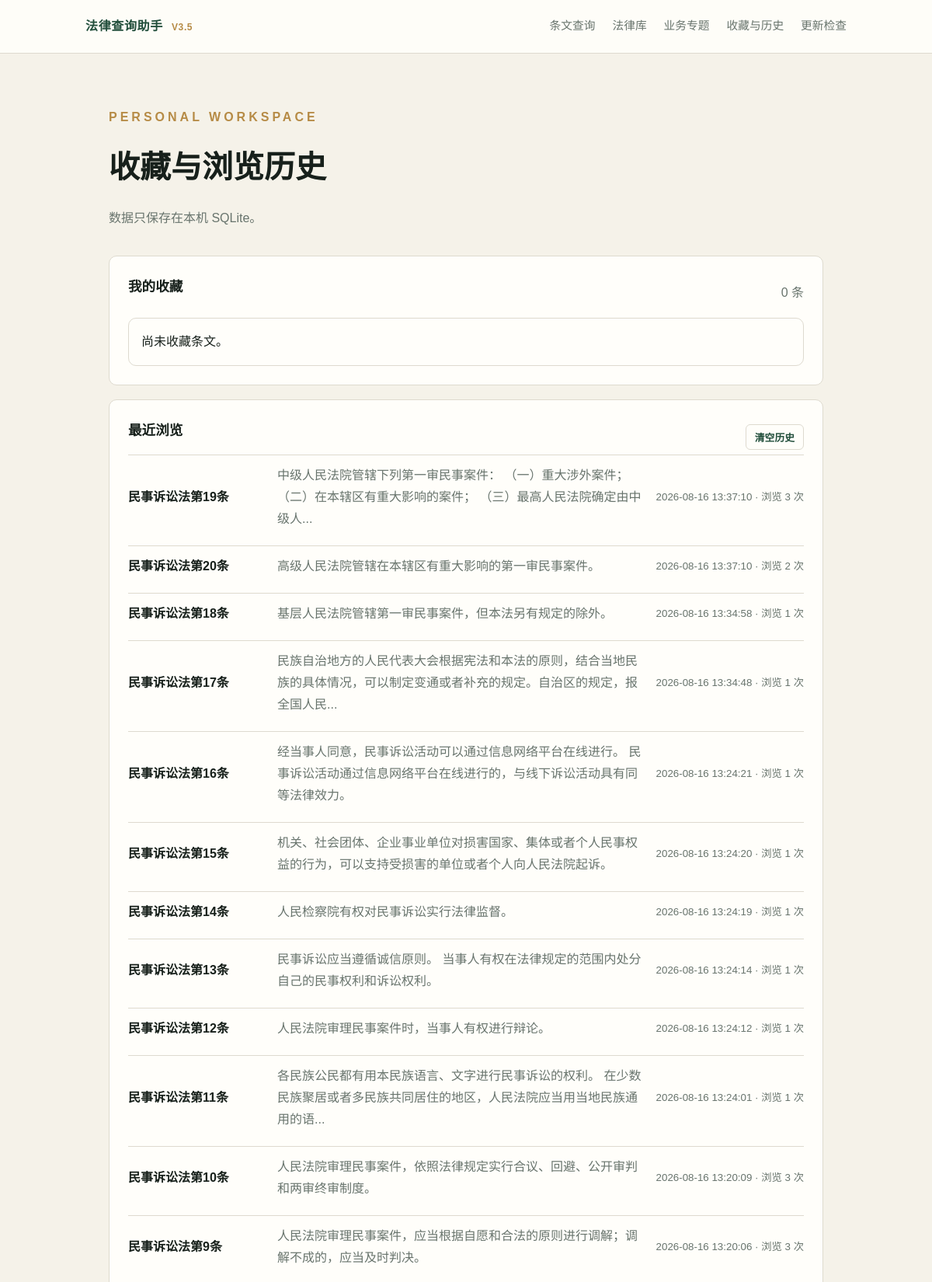
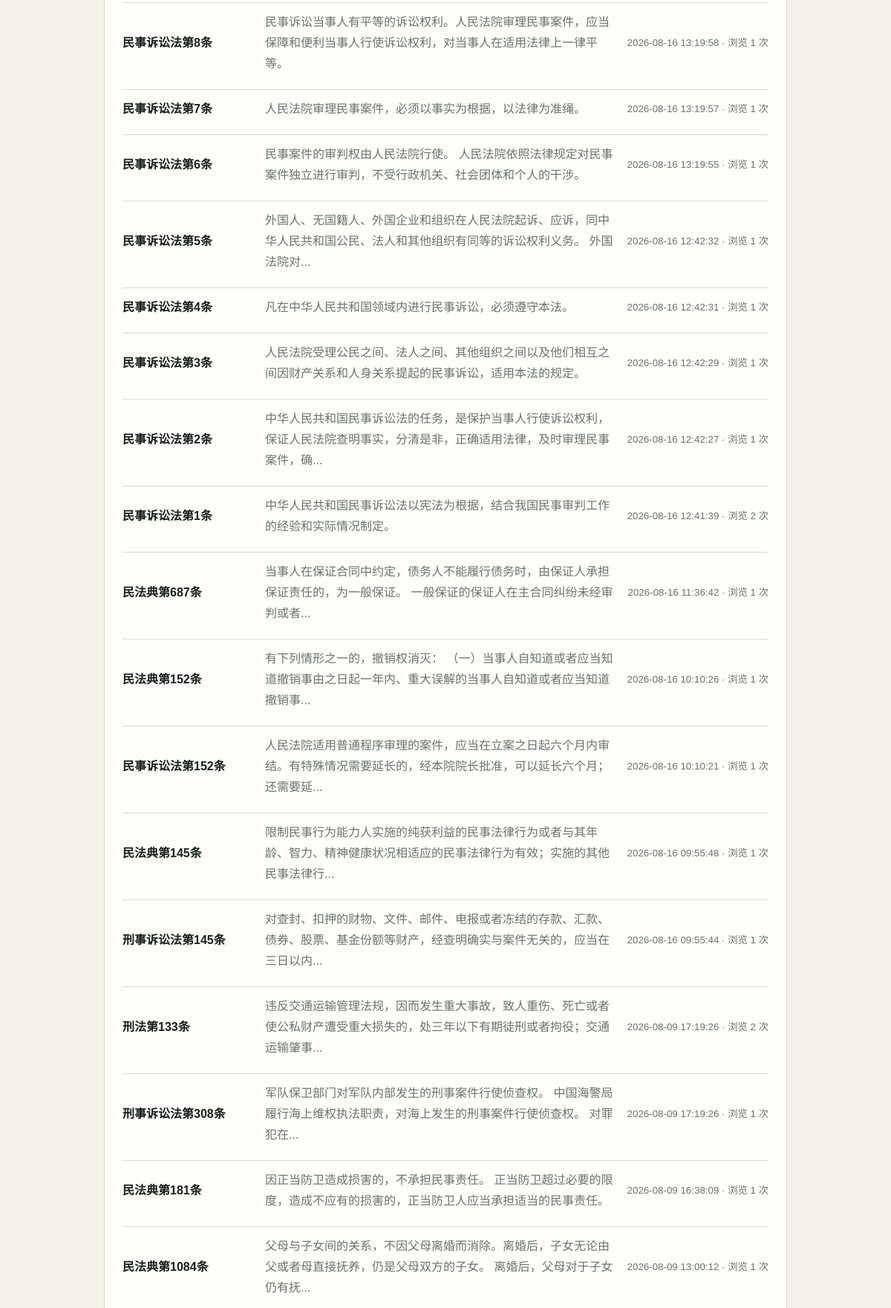
/workspace (upper part), run on the app's committed database (2 pictures, top to bottom).
### tables this page shows
CREATE TABLE browsing_history (
    law_id INTEGER NOT NULL,
    article_no INTEGER NOT NULL,
    view_count INTEGER NOT NULL DEFAULT 1,
    viewed_at TEXT NOT NULL DEFAULT CURRENT_TIMESTAMP,
    PRIMARY KEY (law_id, article_no),
    FOREIGN KEY (law_id) REFERENCES laws(id) ON DELETE CASCADE
);

CREATE TABLE laws (
    id INTEGER PRIMARY KEY AUTOINCREMENT,
    slug TEXT NOT NULL UNIQUE,
    title TEXT NOT NULL,
    short_name TEXT NOT NULL DEFAULT '',
    issuing_authority TEXT NOT NULL DEFAULT '',
    jurisdiction TEXT NOT NULL DEFAULT '中国',
    category TEXT NOT NULL DEFAULT '法律',
    status TEXT NOT NULL DEFAULT 'effective',
    promulgation_date TEXT,
    effective_date TEXT,
    expiry_date TEXT,
    source_url TEXT NOT NULL DEFAULT '',
    description TEXT NOT NULL DEFAULT '',
    created_at TEXT NOT NULL DEFAULT CURRENT_TIMESTAMP,
    updated_at TEXT NOT NULL DEFAULT CURRENT_TIMESTAMP
);

CREATE TABLE articles (
    id INTEGER PRIMARY KEY AUTOINCREMENT,
    law_version_id INTEGER NOT NULL,
    article_no INTEGER NOT NULL,
    title TEXT NOT NULL DEFAULT '',
    content TEXT NOT NULL,
    book TEXT NOT NULL DEFAULT '',
    chapter TEXT NOT NULL DEFAULT '',
    keywords TEXT NOT NULL DEFAULT '',
    related_articles TEXT NOT NULL DEFAULT '',
    created_at TEXT NOT NULL DEFAULT CURRENT_TIMESTAMP,
    updated_at TEXT NOT NULL DEFAULT CURRENT_TIMESTAMP,
    FOREIGN KEY (law_version_id) REFERENCES law_versions(id) ON DELETE CASCADE,
    UNIQUE (law_version_id, article_no)
);

### app.py (the view)
    @app.get("/workspace")
    def personal_workspace():
        db = get_db()
        favorites = db.execute(
            """
            SELECT f.created_at, f.article_no, l.slug AS law_slug, l.title AS law_title,
                   l.short_name AS law_short_name, a.title, a.content
            FROM favorites f JOIN laws l ON l.id=f.law_id
            LEFT JOIN law_versions v ON v.law_id=l.id AND v.is_current=1
            LEFT JOIN articles a ON a.law_version_id=v.id AND a.article_no=f.article_no
            ORDER BY f.created_at DESC
            """
        ).fetchall()
        history = db.execute(
            """
            SELECT h.viewed_at, h.view_count, h.article_no, l.slug AS law_slug,
                   l.title AS law_title, l.short_name AS law_short_name, a.title, a.content
            FROM browsing_history h JOIN laws l ON l.id=h.law_id
            LEFT JOIN law_versions v ON v.law_id=l.id AND v.is_current=1
            LEFT JOIN articles a ON a.law_version_id=v.id AND a.article_no=h.article_no
            ORDER BY h.viewed_at DESC LIMIT 100
            """
        ).fetchall()
        return render_template("workspace.html", favorites=favorites, history=history)

### db.py (called while the page is built)
def get_db() -> sqlite3.Connection:
    if "db" not in g:
        db_path = Path(current_app.config["DATABASE"])
        db_path.parent.mkdir(parents=True, exist_ok=True)
        g.db = sqlite3.connect(db_path)
        g.db.row_factory = sqlite3.Row
        g.db.execute("PRAGMA foreign_keys = ON")
    return g.db

### templates/workspace.html (shortened to what this page needs)
{% extends "base.html" %}
{% block content %}
  <div class="page-title"><p class="eyebrow">PERSONAL WORKSPACE</p><h1>收藏与浏览历史</h1><p>数据只保存在本机 SQLite。</p></div>
  <section class="panel">
    <div class="section-heading"><h2>我的收藏</h2><span>{{ favorites|length }} 条</span></div>
    {% if favorites %}<div class="saved-list">
      {% for item in favorites %}
        <a href="{{ url_for('article_detail', law_slug=item['law_slug'], article_no=item['article_no']) }}">
          <strong>{{ item['law_short_name'] or item['law_title'] }}第{{ item['article_no'] }}条</strong>
          <span>{{ item['title'] or (item['content'] or '')|truncate(80) }}</span>
        </a>
      {% endfor %}
    </div>{% else %}<div class="empty compact-empty">尚未收藏条文。</div>{% endif %}
  </section>
  <section class="panel">
    <div class="section-heading"><h2>最近浏览</h2>
      {% if history %}<form method="post" action="{{ url_for('clear_history') }}"><button class="text-button" type="submit">清空历史</button></form>{% endif %}
    </div>
    {% if history %}<div class="saved-list">
      {% for item in history %}
        <a href="{{ url_for('article_detail', law_slug=item['law_slug'], article_no=item['article_no']) }}">
          <strong>{{ item['law_short_name'] or item['law_title'] }}第{{ item['article_no'] }}条</strong>
          <span>{{ item['title'] or (item['content'] or '')|truncate(65) }}</span>
          <small>{{ item['viewed_at'] }} · 浏览 {{ item['view_count'] }} 次</small>
        </a>
      {% endfor %}
    </div>{% else %}<div class="empty compact-empty">还没有浏览记录。</div>{% endif %}
  </section>
{% endblock %}

### static/style.css (style rules this page uses)
:root { --ink: #17201b; --muted: #68746d; --paper: #f5f2e9; --card: #fffefa; --green: #214e3b; --gold: #b68b46; --line: #dedacf; }
* { box-sizing: border-box; }
body { margin: 0; color: var(--ink); background: var(--paper); font-family: "Microsoft YaHei", "PingFang SC", sans-serif; line-height: 1.75; }
.eyebrow { color: var(--gold); font-weight: 700; letter-spacing: .25em; }
button, .button-link { border: 0; background: var(--green); color: white; padding: 14px 26px; border-radius: 6px; cursor: pointer; font-weight: 700; text-decoration: none; }
.tips div, .panel, .article-card, .empty { background: var(--card); border: 1px solid var(--line); border-radius: 10px; padding: 24px; }
.section-heading { display: flex; justify-content: space-between; align-items: center; }
.section-heading span { color: var(--muted); }
.small-button, .text-button { padding: 6px 11px; background: transparent; border: 1px solid var(--line); color: var(--green); font-size: .8rem; }
.panel { margin-top: 18px; }
.panel h2 { font-size: 1.1rem; margin-top: 0; }
.page-title { margin-bottom: 34px; }
.page-title h1 { font-family: SimSun, serif; font-size: 2.5rem; margin: 5px 0; }
.page-title p:last-child { color: var(--muted); }
.saved-list { display: grid; gap: 8px; }
.saved-list a { display: grid; grid-template-columns: 180px 1fr auto; gap: 12px; align-items: center; color: inherit; text-decoration: none; padding: 12px 0; border-top: 1px solid var(--line); }
.saved-list span, .saved-list small { color: var(--muted); }
.compact-empty { padding: 16px; margin-top: 10px; }

### data on the page
browsing_history: short_name "民事诉讼法", article_no "19", content "中级人民法院管辖下列第一审民事案件： （一）重大涉外案件； （二）在本辖区有重大影响的案件； （三）最高人民法院确定由中级人...", viewed_at "2026-08-16 13:37:10", view_count "3"
browsing_history: short_name "民事诉讼法", article_no "20", content "高级人民法院管辖在本辖区有重大影响的第一审民事案件。", viewed_at "2026-08-16 13:37:10", view_count "2"
browsing_history: short_name "民事诉讼法", article_no "18", content "基层人民法院管辖第一审民事案件，但本法另有规定的除外。", viewed_at "2026-08-16 13:34:58", view_count "1"
browsing_history: short_name "民事诉讼法", article_no "17", content "民族自治地方的人民代表大会根据宪法和本法的原则，结合当地民族的具体情况，可以制定变通或者补充的规定。自治区的规定，报全国人民...", viewed_at "2026-08-16 13:34:48", view_count "1"
browsing_history: short_name "民事诉讼法", article_no "16", content "经当事人同意，民事诉讼活动可以通过信息网络平台在线进行。 民事诉讼活动通过信息网络平台在线进行的，与线下诉讼活动具有同等法律效力。", viewed_at "2026-08-16 13:24:21", view_count "1"
browsing_history: short_name "民事诉讼法", article_no "15", content "机关、社会团体、企业事业单位对损害国家、集体或者个人民事权益的行为，可以支持受损害的单位或者个人向人民法院起诉。", viewed_at "2026-08-16 13:24:20", view_count "1"
browsing_history: short_name "民事诉讼法", article_no "14", content "人民检察院有权对民事诉讼实行法律监督。", viewed_at "2026-08-16 13:24:19", view_count "1"
browsing_history: short_name "民事诉讼法", article_no "13", content "民事诉讼应当遵循诚信原则。 当事人有权在法律规定的范围内处分自己的民事权利和诉讼权利。", viewed_at "2026-08-16 13:24:14", view_count "1"
browsing_history: short_name "民事诉讼法", article_no "12", content "人民法院审理民事案件时，当事人有权进行辩论。", viewed_at "2026-08-16 13:24:12", view_count "1"
browsing_history: short_name "民事诉讼法", article_no "11", content "各民族公民都有用本民族语言、文字进行民事诉讼的权利。 在少数民族聚居或者多民族共同居住的地区，人民法院应当用当地民族通用的语...", viewed_at "2026-08-16 13:24:01", view_count "1"
browsing_history: short_name "民事诉讼法", article_no "10", content "人民法院审理民事案件，依照法律规定实行合议、回避、公开审判和两审终审制度。", viewed_at "2026-08-16 13:20:09", view_count "3"
browsing_history: short_name "民事诉讼法", article_no "9", content "人民法院审理民事案件，应当根据自愿和合法的原则进行调解；调解不成的，应当及时判决。", viewed_at "2026-08-16 13:20:06", view_count "3"
browsing_history: short_name "民事诉讼法", article_no "8", content "民事诉讼当事人有平等的诉讼权利。人民法院审理民事案件，应当保障和便利当事人行使诉讼权利，对当事人在适用法律上一律平等。", viewed_at "2026-08-16 13:19:58", view_count "1"
browsing_history: short_name "民事诉讼法", article_no "7", content "人民法院审理民事案件，必须以事实为根据，以法律为准绳。", viewed_at "2026-08-16 13:19:57", view_count "1"
browsing_history: short_name "民事诉讼法", article_no "6", content "民事案件的审判权由人民法院行使。 人民法院依照法律规定对民事案件独立进行审判，不受行政机关、社会团体和个人的干涉。", viewed_at "2026-08-16 13:19:55", view_count "1"
browsing_history: short_name "民事诉讼法", article_no "5", content "外国人、无国籍人、外国企业和组织在人民法院起诉、应诉，同中华人民共和国公民、法人和其他组织有同等的诉讼权利义务。 外国法院对...", viewed_at "2026-08-16 12:42:32", view_count "1"
browsing_history: short_name "民事诉讼法", article_no "4", content "凡在中华人民共和国领域内进行民事诉讼，必须遵守本法。", viewed_at "2026-08-16 12:42:31", view_count "1"
browsing_history: short_name "民事诉讼法", article_no "3", content "人民法院受理公民之间、法人之间、其他组织之间以及他们相互之间因财产关系和人身关系提起的民事诉讼，适用本法的规定。", viewed_at "2026-08-16 12:42:29", view_count "1"
browsing_history: short_name "民事诉讼法", article_no "2", content "中华人民共和国民事诉讼法的任务，是保护当事人行使诉讼权利，保证人民法院查明事实，分清是非，正确适用法律，及时审理民事案件，确...", viewed_at "2026-08-16 12:42:27", view_count "1"
browsing_history: short_name "民事诉讼法", article_no "1", content "中华人民共和国民事诉讼法以宪法为根据，结合我国民事审判工作的经验和实际情况制定。", viewed_at "2026-08-16 12:41:39", view_count "2"
browsing_history: short_name "民法典", article_no "687", content "当事人在保证合同中约定，债务人不能履行债务时，由保证人承担保证责任的，为一般保证。 一般保证的保证人在主合同纠纷未经审判或者...", viewed_at "2026-08-16 11:36:42", view_count "1"
browsing_history: short_name "民法典", article_no "152", content "有下列情形之一的，撤销权消灭： （一）当事人自知道或者应当知道撤销事由之日起一年内、重大误解的当事人自知道或者应当知道撤销事...", viewed_at "2026-08-16 10:10:26", view_count "1"
browsing_history: short_name "民事诉讼法", article_no "152", content "人民法院适用普通程序审理的案件，应当在立案之日起六个月内审结。有特殊情况需要延长的，经本院院长批准，可以延长六个月；还需要延...", viewed_at "2026-08-16 10:10:21", view_count "1"
browsing_history: short_name "民法典", article_no "145", content "限制民事行为能力人实施的纯获利益的民事法律行为或者与其年龄、智力、精神健康状况相适应的民事法律行为有效；实施的其他民事法律行...", viewed_at "2026-08-16 09:55:48", view_count "1"
browsing_history: short_name "刑事诉讼法", article_no "145", content "对查封、扣押的财物、文件、邮件、电报或者冻结的存款、汇款、债券、股票、基金份额等财产，经查明确实与案件无关的，应当在三日以内...", viewed_at "2026-08-16 09:55:44", view_count "1"
browsing_history: short_name "刑法", article_no "133", content "违反交通运输管理法规，因而发生重大事故，致人重伤、死亡或者使公私财产遭受重大损失的，处三年以下有期徒刑或者拘役；交通运输肇事...", viewed_at "2026-08-09 17:19:26", view_count "2"
browsing_history: short_name "刑事诉讼法", article_no "308", content "军队保卫部门对军队内部发生的刑事案件行使侦查权。 中国海警局履行海上维权执法职责，对海上发生的刑事案件行使侦查权。 对罪犯在...", viewed_at "2026-08-09 17:19:26", view_count "1"
browsing_history: short_name "民法典", article_no "181", content "因正当防卫造成损害的，不承担民事责任。 正当防卫超过必要的限度，造成不应有的损害的，正当防卫人应当承担适当的民事责任。", viewed_at "2026-08-09 16:38:09", view_count "1"
browsing_history: short_name "民法典", article_no "1084", content "父母与子女间的关系，不因父母离婚而消除。离婚后，子女无论由父或者母直接抚养，仍是父母双方的子女。 离婚后，父母对于子女仍有抚...", viewed_at "2026-08-09 13:00:12", view_count "1"

### other printed values
{{ favorites|length }} "0"
